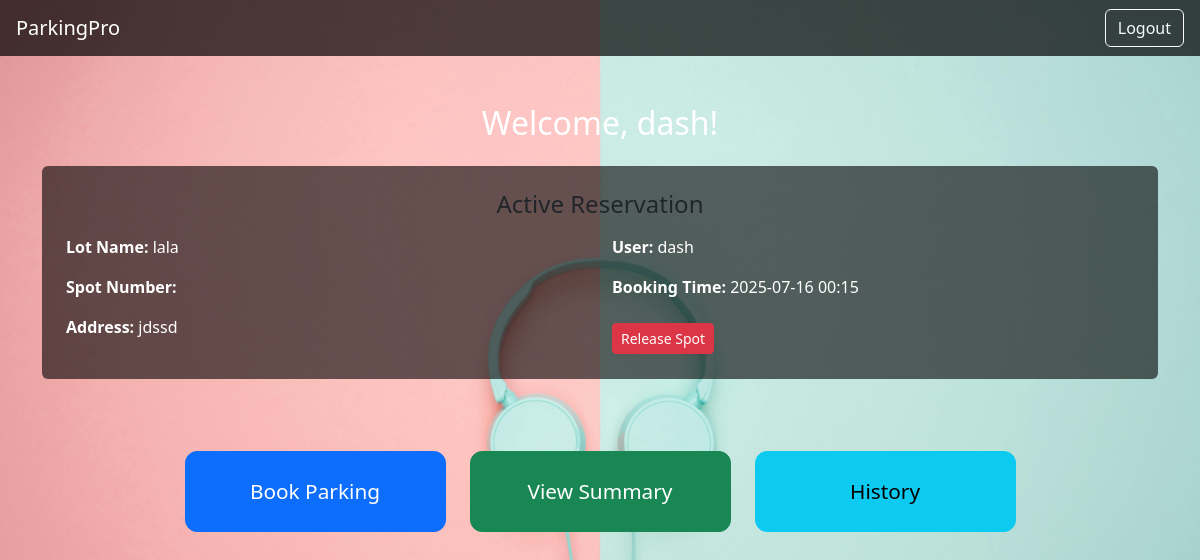
The page /dashboard (signed in) on the database as committed earlier.
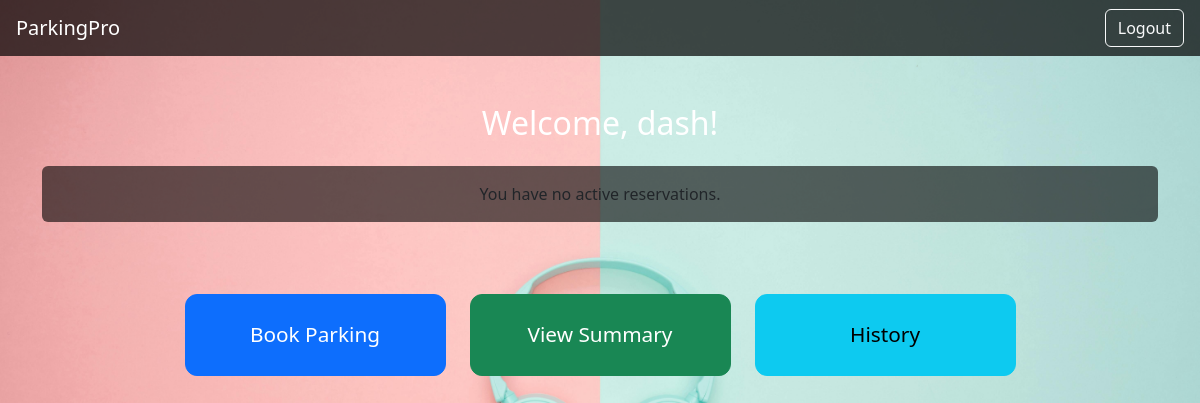
The same page on the database as committed later.
### models/model.py (models this page shows)
class ParkingLot(db.Model):
    id = db.Column(db.Integer, primary_key=True)
    name = db.Column(db.String(100))
    address = db.Column(db.String(200))
    pincode = db.Column(db.String(10))
    price = db.Column(db.Float)
    total_spots = db.Column(db.Integer)
    spots = db.relationship('ParkingSpot', backref='lot')

class User(db.Model):
    id = db.Column(db.Integer, primary_key=True)
    username = db.Column(db.String(80), unique=True)
    password = db.Column(db.String(120))
    role = db.Column(db.String(10))  # 'admin' or 'user'
    reservations = db.relationship('Reservation', backref='user')

class Reservation(db.Model):
    id = db.Column(db.Integer, primary_key=True)
    spot_id = db.Column(db.Integer, db.ForeignKey('parking_spot.id'))
    user_id = db.Column(db.Integer, db.ForeignKey('user.id'))
    start_time = db.Column(db.DateTime)
    end_time = db.Column(db.DateTime, nullable=True)
    cost = db.Column(db.Float, nullable=True)

### controllers/controller.py (the view)
@controller_bp.route('/dashboard')
def user_dashboard():
    if 'role' not in session or session['role'] != 'user':
        return redirect(url_for('controller.login'))
    user_id = session['user_id']
    user = User.query.get(user_id)
    active_reservation = Reservation.query.filter_by(user_id=user_id, end_time=None).first()
    return render_template('user_dashboard.html',
                           user=user,
                           active_reservation=active_reservation)

### templates/user_dashboard.html (shortened to what this page needs)
<!DOCTYPE html>
<html lang="en">
<head>
    <link href="https://cdn.jsdelivr.net/npm/bootstrap@5.3.0/dist/css/bootstrap.min.css" rel="stylesheet">
</head>
<body>
<nav class="navbar navbar-expand-lg navbar-dark px-3">
    <a class="navbar-brand" href="#">ParkingPro</a>
    <div class="collapse navbar-collapse justify-content-end">
        <a href="{{ url_for('controller.logout') }}" class="btn btn-outline-light">Logout</a>
    </div>
</nav>
<div class="container py-5">
    <h2 class="text-center mb-4">Welcome, {{ user.username }}!</h2>
    {% if active_reservation %}
    <div class="alert alert-success p-4">
        <h4 class="text-center text-dark mb-3">Active Reservation</h4>
        <div class="row">
            <div class="col-md-6">
                <p><span class="info-label">Lot Name:</span> {{ active_reservation.spot.lot.name }}</p>
                <p><span class="info-label">Spot Number:</span> {{ active_reservation.spot.spot_number }}</p>
                <p><span class="info-label">Address:</span> {{ active_reservation.spot.lot.address }}</p>
            </div>
            <div class="col-md-6">
                <p><span class="info-label">User:</span> {{ user.username }}</p>
                <p><span class="info-label">Booking Time:</span> {{ active_reservation.start_time.strftime('%Y-%m-%d %H:%M') }}</p>
                <form method="POST" action="{{ url_for('controller.release_spot') }}" onsubmit="return confirm('Are you sure you want to release this spot?');">
                    <button type="submit" class="btn btn-danger btn-sm mt-2">Release Spot</button>
                </form>
            </div>
        </div>
    </div>
    {% else %}
    <div class="alert alert-warning text-dark text-center">
        You have no active reservations.
    </div>
    {% endif %}
    <div class="row justify-content-center g-4 mt-5">
        <div class="col-md-3 text-center">
            <a href="{{ url_for('controller.book_parking') }}" class="btn btn-primary btn-lg w-100 py-4">
                Book Parking
            </a>
        </div>
        <div class="col-md-3 text-center">
            <a href="{{ url_for('controller.user_summary') }}" class="btn btn-success btn-lg w-100 py-4">
                View Summary
            </a>
        </div>
        <div class="col-md-3 text-center">
            <a href="{{ url_for('controller.user_history') }}" class="btn btn-info btn-lg w-100 py-4">
                History
            </a>
        </div>
    </div>
</div>
</body>
</html>

Rows that differ between the two databases and show on the page:
removed ParkingLot: spot.lot.name "lala", spot.lot.address "jdssd"
no longer on this page (row edited): Reservation: start_time "2025-07-16 00:15"
shown differently, row unchanged: User "dash": username "dash" → (not shown)
Other text that changed with them:
text no longer shown: "Active Reservation Lot Name: Spot Number: Address: User: Booking Time: Release Spot"
text now shown: "You have no active reservations."
